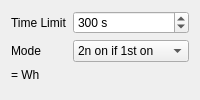
        <widget class="QWidget" name="arnau_options">
         <layout class="QVBoxLayout" name="verticalLayout_2">
          <item>
           <layout class="QFormLayout" name="formLayout">
            <item row="0" column="0">
             <widget class="QLabel" name="label_5">
              <property name="text">
               <string>Time Limit</string>
              </property>
             </widget>
            </item>
            <item row="0" column="1">
             <widget class="QSpinBox" name="time_limit">
              <property name="sizePolicy">
               <sizepolicy hsizetype="Preferred" vsizetype="Preferred">
                <horstretch>0</horstretch>
                <verstretch>0</verstretch>
               </sizepolicy>
              </property>
              <property name="suffix">
               <string> s</string>
              </property>
              <property name="prefix">
               <string/>
              </property>
              <property name="minimum">
               <number>-99999</number>
              </property>
              <property name="maximum">
               <number>99999</number>
              </property>
              <property name="singleStep">
               <number>25</number>
              </property>
              <property name="value">
               <number>300</number>
              </property>
             </widget>
            </item>
            <item row="1" column="0">
             <widget class="QLabel" name="label_31">
              <property name="text">
               <string>Mode</string>
              </property>
             </widget>
            </item>
            <item row="1" column="1">
             <widget class="QComboBox" name="mot_mode">
              <item>
               <property name="text">
                <string>2n on if 1st on</string>
               </property>
              </item>
              <item>
               <property name="text">
                <string>by order</string>
               </property>
              </item>
              <item>
               <property name="text">
                <string>fastest</string>
               </property>
              </item>
             </widget>
            </item>
           </layout>
          </item>
          <item>
           <widget class="QLabel" name="wh_eq">
            <property name="text">
             <string>= Wh</string>
            </property>
           </widget>
          </item>
          <item>
           <spacer name="verticalSpacer_2">
            <property name="orientation">
             <enum>Qt::Vertical</enum>
            </property>
            <property name="sizeHint" stdset="0">
             <size>
              <width>0</width>
              <height>0</height>
             </size>
            </property>
           </spacer>
          </item>
         </layout>
        </widget>
